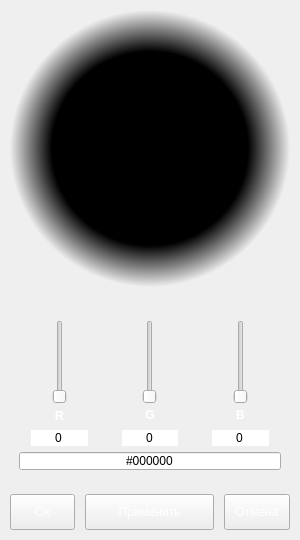
<?xml version="1.0" encoding="UTF-8"?>
<ui version="4.0">
 <class>Form</class>
 <widget class="QWidget" name="Form">
  <property name="geometry">
   <rect>
    <x>0</x>
    <y>0</y>
    <width>300</width>
    <height>540</height>
   </rect>
  </property>
  <property name="sizePolicy">
   <sizepolicy hsizetype="Expanding" vsizetype="Expanding">
    <horstretch>0</horstretch>
    <verstretch>0</verstretch>
   </sizepolicy>
  </property>
  <property name="minimumSize">
   <size>
    <width>300</width>
    <height>540</height>
   </size>
  </property>
  <property name="maximumSize">
   <size>
    <width>410</width>
    <height>650</height>
   </size>
  </property>
  <property name="windowTitle">
   <string>Form</string>
  </property>
  <property name="styleSheet">
   <string notr="true">background: url(:/icons/assets/backgrounds/wall_bcg.png);
font: 63 10pt &quot;Yu Gothic UI Semibold&quot;;
color: white;
padding: 10px 10px;</string>
  </property>
  <layout class="QGridLayout" name="gridLayout">
   <property name="leftMargin">
    <number>0</number>
   </property>
   <property name="topMargin">
    <number>0</number>
   </property>
   <property name="rightMargin">
    <number>0</number>
   </property>
   <property name="bottomMargin">
    <number>0</number>
   </property>
   <property name="spacing">
    <number>0</number>
   </property>
   <item row="0" column="0">
    <widget class="QFrame" name="">
     <property name="styleSheet">
      <string notr="true"/>
     </property>
     <layout class="QVBoxLayout" name="verticalLayout_5" stretch="150,0,0">
      <property name="spacing">
       <number>15</number>
      </property>
      <property name="leftMargin">
       <number>0</number>
      </property>
      <property name="topMargin">
       <number>0</number>
      </property>
      <property name="rightMargin">
       <number>0</number>
      </property>
      <property name="bottomMargin">
       <number>0</number>
      </property>
      <item>
       <widget class="QLabel" name="label">
        <property name="sizePolicy">
         <sizepolicy hsizetype="Preferred" vsizetype="Preferred">
          <horstretch>0</horstretch>
          <verstretch>0</verstretch>
         </sizepolicy>
        </property>
        <property name="styleSheet">
         <string notr="true">background: none;
background: qradialgradient(spread:pad, cx:0.5, cy:0.5, radius:0.5, fx:0.5, fy:0.5, stop:0 rgba(0, 0, 0, 255), stop:0.7 rgba(0, 0, 0, 255), stop:1 rgba(255, 255, 255, 0));
border-radius: 100px;</string>
        </property>
        <property name="text">
         <string/>
        </property>
       </widget>
      </item>
      <item>
       <widget class="QFrame" name="">
        <property name="styleSheet">
         <string notr="true">background: none;
padding: 0px 0px;</string>
        </property>
        <layout class="QGridLayout" name="gridLayout_2">
         <property name="horizontalSpacing">
          <number>10</number>
         </property>
         <property name="verticalSpacing">
          <number>2</number>
         </property>
         <item row="0" column="0">
          <widget class="QFrame" name="">
           <property name="styleSheet">
            <string notr="true">background: none;</string>
           </property>
           <layout class="QVBoxLayout" name="verticalLayout_4">
            <property name="spacing">
             <number>4</number>
            </property>
            <property name="sizeConstraint">
             <enum>QLayout::SetDefaultConstraint</enum>
            </property>
            <property name="bottomMargin">
             <number>1</number>
            </property>
            <item alignment="Qt::AlignHCenter">
             <widget class="QSlider" name="verticalSlider">
              <property name="sizePolicy">
               <sizepolicy hsizetype="Preferred" vsizetype="Preferred">
                <horstretch>0</horstretch>
                <verstretch>0</verstretch>
               </sizepolicy>
              </property>
              <property name="layoutDirection">
               <enum>Qt::LeftToRight</enum>
              </property>
              <property name="autoFillBackground">
               <bool>false</bool>
              </property>
              <property name="styleSheet">
               <string notr="true">background-color: none;</string>
              </property>
              <property name="orientation">
               <enum>Qt::Vertical</enum>
              </property>
             </widget>
            </item>
            <item>
             <widget class="QLabel" name="label_2">
              <property name="styleSheet">
               <string notr="true">background-color: none;</string>
              </property>
              <property name="text">
               <string>&lt;html&gt;&lt;head/&gt;&lt;body&gt;&lt;p&gt;&lt;span style=&quot; font-size:10pt; font-weight:600;&quot;&gt;R&lt;/span&gt;&lt;/p&gt;&lt;/body&gt;&lt;/html&gt;</string>
              </property>
              <property name="alignment">
               <set>Qt::AlignCenter</set>
              </property>
             </widget>
            </item>
            <item>
             <widget class="QSpinBox" name="spinBox_5">
              <property name="sizePolicy">
               <sizepolicy hsizetype="Preferred" vsizetype="Fixed">
                <horstretch>0</horstretch>
                <verstretch>0</verstretch>
               </sizepolicy>
              </property>
              <property name="layoutDirection">
               <enum>Qt::LeftToRight</enum>
              </property>
              <property name="autoFillBackground">
               <bool>false</bool>
              </property>
              <property name="styleSheet">
               <string notr="true">background-color: none;
color: black;</string>
              </property>
              <property name="wrapping">
               <bool>false</bool>
              </property>
              <property name="frame">
               <bool>false</bool>
              </property>
              <property name="alignment">
               <set>Qt::AlignCenter</set>
              </property>
              <property name="buttonSymbols">
               <enum>QAbstractSpinBox::NoButtons</enum>
              </property>
              <property name="accelerated">
               <bool>false</bool>
              </property>
             </widget>
            </item>
           </layout>
          </widget>
         </item>
         <item row="0" column="1">
          <widget class="QFrame" name="frame_2">
           <property name="styleSheet">
            <string notr="true">background: none;</string>
           </property>
           <layout class="QVBoxLayout" name="verticalLayout_7">
            <property name="spacing">
             <number>4</number>
            </property>
            <property name="sizeConstraint">
             <enum>QLayout::SetDefaultConstraint</enum>
            </property>
            <property name="bottomMargin">
             <number>1</number>
            </property>
            <item alignment="Qt::AlignHCenter">
             <widget class="QSlider" name="verticalSlider_3">
              <property name="sizePolicy">
               <sizepolicy hsizetype="Preferred" vsizetype="Preferred">
                <horstretch>0</horstretch>
                <verstretch>0</verstretch>
               </sizepolicy>
              </property>
              <property name="layoutDirection">
               <enum>Qt::LeftToRight</enum>
              </property>
              <property name="autoFillBackground">
               <bool>false</bool>
              </property>
              <property name="styleSheet">
               <string notr="true">background-color: none;</string>
              </property>
              <property name="orientation">
               <enum>Qt::Vertical</enum>
              </property>
             </widget>
            </item>
            <item>
             <widget class="QLabel" name="label_4">
              <property name="styleSheet">
               <string notr="true">background-color: none;</string>
              </property>
              <property name="text">
               <string>&lt;html&gt;&lt;head/&gt;&lt;body&gt;&lt;p&gt;&lt;span style=&quot; font-weight:600;&quot;&gt;G&lt;/span&gt;&lt;/p&gt;&lt;/body&gt;&lt;/html&gt;</string>
              </property>
              <property name="alignment">
               <set>Qt::AlignCenter</set>
              </property>
             </widget>
            </item>
            <item>
             <widget class="QSpinBox" name="spinBox_3">
              <property name="sizePolicy">
               <sizepolicy hsizetype="Preferred" vsizetype="Fixed">
                <horstretch>0</horstretch>
                <verstretch>0</verstretch>
               </sizepolicy>
              </property>
              <property name="layoutDirection">
               <enum>Qt::LeftToRight</enum>
              </property>
              <property name="autoFillBackground">
               <bool>false</bool>
              </property>
              <property name="styleSheet">
               <string notr="true">background-color: none;
color: black;</string>
              </property>
              <property name="wrapping">
               <bool>false</bool>
              </property>
              <property name="frame">
               <bool>false</bool>
              </property>
              <property name="alignment">
               <set>Qt::AlignCenter</set>
              </property>
              <property name="buttonSymbols">
               <enum>QAbstractSpinBox::NoButtons</enum>
              </property>
              <property name="accelerated">
               <bool>false</bool>
              </property>
             </widget>
            </item>
           </layout>
          </widget>
         </item>
         <item row="0" column="2">
          <widget class="QFrame" name="frame">
           <property name="styleSheet">
            <string notr="true">background: none;</string>
           </property>
           <layout class="QVBoxLayout" name="verticalLayout_6">
            <property name="spacing">
             <number>4</number>
            </property>
            <property name="sizeConstraint">
             <enum>QLayout::SetDefaultConstraint</enum>
            </property>
            <property name="bottomMargin">
             <number>1</number>
            </property>
            <item alignment="Qt::AlignHCenter">
             <widget class="QSlider" name="verticalSlider_2">
              <property name="sizePolicy">
               <sizepolicy hsizetype="Preferred" vsizetype="Preferred">
                <horstretch>0</horstretch>
                <verstretch>0</verstretch>
               </sizepolicy>
              </property>
              <property name="layoutDirection">
               <enum>Qt::LeftToRight</enum>
              </property>
              <property name="autoFillBackground">
               <bool>false</bool>
              </property>
              <property name="styleSheet">
               <string notr="true">background-color: none;</string>
              </property>
              <property name="orientation">
               <enum>Qt::Vertical</enum>
              </property>
             </widget>
            </item>
            <item>
             <widget class="QLabel" name="label_3">
              <property name="styleSheet">
               <string notr="true">background-color: none;</string>
              </property>
              <property name="text">
               <string>&lt;html&gt;&lt;head/&gt;&lt;body&gt;&lt;p&gt;&lt;span style=&quot; font-weight:600;&quot;&gt;B&lt;/span&gt;&lt;/p&gt;&lt;/body&gt;&lt;/html&gt;</string>
              </property>
              <property name="alignment">
               <set>Qt::AlignCenter</set>
              </property>
             </widget>
            </item>
            <item>
             <widget class="QSpinBox" name="spinBox_2">
              <property name="layoutDirection">
               <enum>Qt::LeftToRight</enum>
              </property>
              <property name="autoFillBackground">
               <bool>false</bool>
              </property>
              <property name="styleSheet">
               <string notr="true">background-color: none;
color: black;</string>
              </property>
              <property name="wrapping">
               <bool>false</bool>
              </property>
              <property name="frame">
               <bool>false</bool>
              </property>
              <property name="alignment">
               <set>Qt::AlignCenter</set>
              </property>
              <property name="buttonSymbols">
               <enum>QAbstractSpinBox::NoButtons</enum>
              </property>
              <property name="accelerated">
               <bool>false</bool>
              </property>
             </widget>
            </item>
           </layout>
          </widget>
         </item>
         <item row="1" column="0" colspan="3">
          <widget class="QLineEdit" name="lineEdit">
           <property name="sizePolicy">
            <sizepolicy hsizetype="Expanding" vsizetype="Fixed">
             <horstretch>0</horstretch>
             <verstretch>0</verstretch>
            </sizepolicy>
           </property>
           <property name="acceptDrops">
            <bool>true</bool>
           </property>
           <property name="styleSheet">
            <string notr="true">background-color: none;
color: black;</string>
           </property>
           <property name="text">
            <string>#000000</string>
           </property>
           <property name="maxLength">
            <number>7</number>
           </property>
           <property name="frame">
            <bool>true</bool>
           </property>
           <property name="alignment">
            <set>Qt::AlignCenter</set>
           </property>
           <property name="dragEnabled">
            <bool>false</bool>
           </property>
          </widget>
         </item>
        </layout>
       </widget>
      </item>
      <item>
       <layout class="QHBoxLayout" name="horizontalLayout" stretch="1,2,1">
        <property name="spacing">
         <number>10</number>
        </property>
        <item>
         <widget class="QPushButton" name="pushButton">
          <property name="sizePolicy">
           <sizepolicy hsizetype="Preferred" vsizetype="Fixed">
            <horstretch>0</horstretch>
            <verstretch>0</verstretch>
           </sizepolicy>
          </property>
          <property name="text">
           <string>Ок</string>
          </property>
         </widget>
        </item>
        <item>
         <widget class="QPushButton" name="pushButton_2">
          <property name="sizePolicy">
           <sizepolicy hsizetype="Preferred" vsizetype="Fixed">
            <horstretch>0</horstretch>
            <verstretch>0</verstretch>
           </sizepolicy>
          </property>
          <property name="text">
           <string>Применить</string>
          </property>
         </widget>
        </item>
        <item>
         <widget class="QPushButton" name="pushButton_3">
          <property name="sizePolicy">
           <sizepolicy hsizetype="Preferred" vsizetype="Fixed">
            <horstretch>0</horstretch>
            <verstretch>0</verstretch>
           </sizepolicy>
          </property>
          <property name="text">
           <string>Отмена</string>
          </property>
         </widget>
        </item>
       </layout>
      </item>
     </layout>
    </widget>
   </item>
  </layout>
 </widget>
 <resources>
  <include location="lumos.qrc"/>
 </resources>
 <connections/>
</ui>
